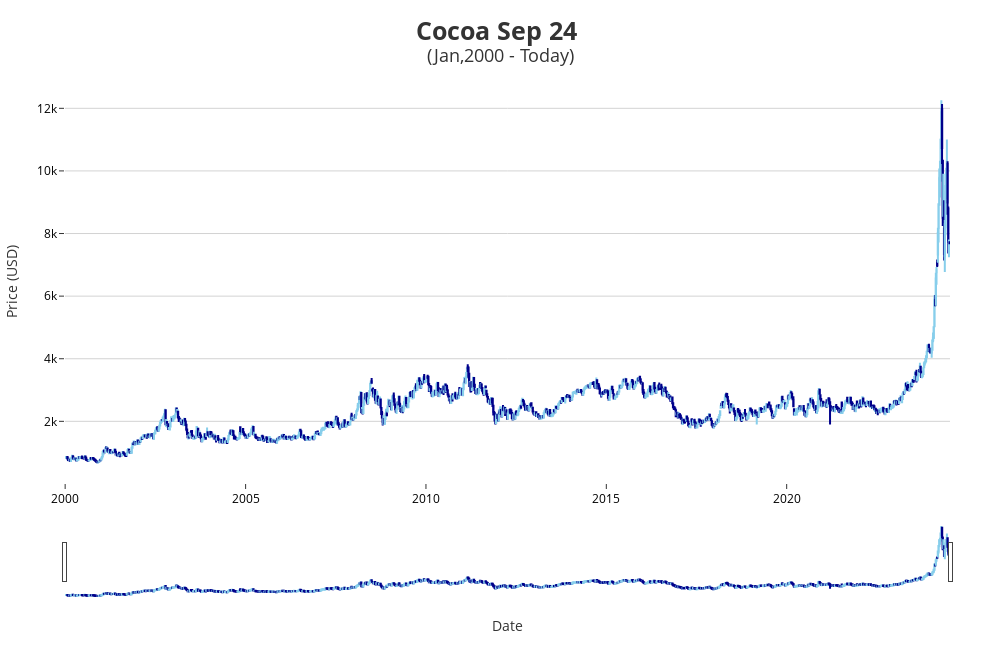

Notebook source saved alongside this figure:
### Code cell
fig.show()

### Figure 1 — Plotly figure (JSON) as saved in the notebook; plotly's stock layout.template omitted (floating-point values rounded to 4 significant figures; data arrays with more than 128 entries replaced by an {"elided": "..."} marker saying what was removed)
{"data": [{"close": {"elided": "1280 int values"}, "decreasing": {"line": {"color": "darkblue"}}, "high": {"elided": "1280 int values"}, "increasing": {"line": {"color": "skyblue"}}, "low": {"elided": "1280 int values"}, "open": {"elided": "1280 int values"}, "type": "candlestick", "x": {"elided": "1280 str values"}}], "layout": {"height": 650, "margin": {"b": 50, "l": 50, "r": 50, "t": 80}, "plot_bgcolor": "white", "title": {"font": {"size": 25}, "text": "<b>Cocoa Sep 24</b> <br><sup>(Jan,2000 - Today)</sup>", "x": 0.5, "xanchor": "center", "yanchor": "top"}, "width": 1000, "xaxis": {"rangeslider": {"visible": true}, "tickfont": {"color": "black"}, "title": {"text": "Date"}}, "yaxis": {"gridcolor": "lightgray", "tickfont": {"color": "black"}, "title": {"text": "Price (USD)"}}}}
